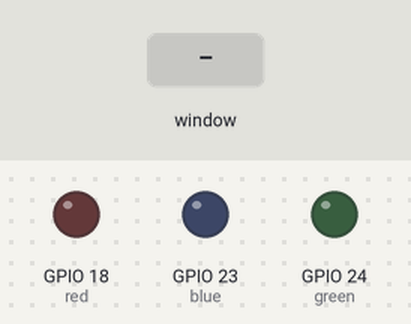
Bench run of a program on a simulated Raspberry Pi (BCM pin numbers). On the bench: output pins drawn as LEDs (lit = HIGH). The inputs (shaded band) are chosen by the test bench. The desktop window is not drawn, its controls go by their first labels and the mouse button is held 0.15 s. At 5.8 s the program stops and its outputs stay as they are.

Above: at 1.2 s.
1.3 s: control labelled "Red" in the window clicked
At 2.0 s:
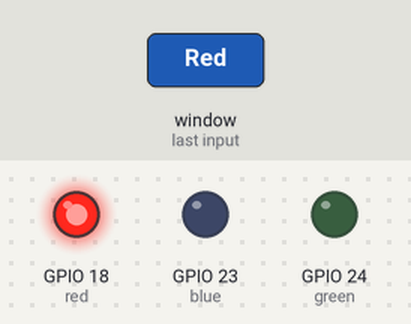
2.8 s: control labelled "Blue" in the window clicked
At 3.2 s:
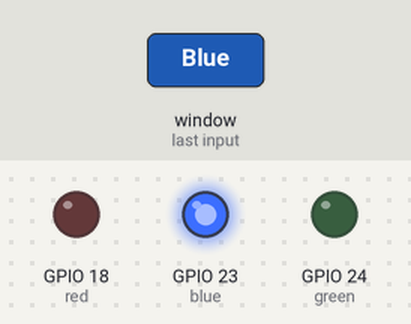
4.3 s: control labelled "Green" in the window clicked
At 5.5 s:
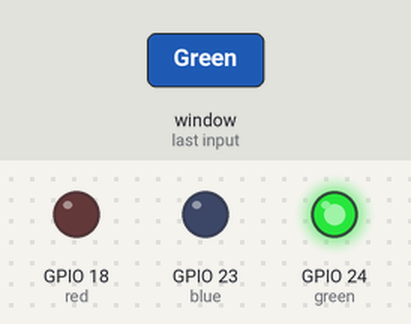
5.8 s: control labelled "Exit" in the window clicked
At 6.7 s:
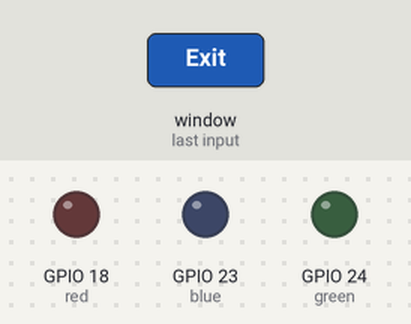
Timing chart, 0 to 7.3 s (numbered marks = the images above; inputs shaded):
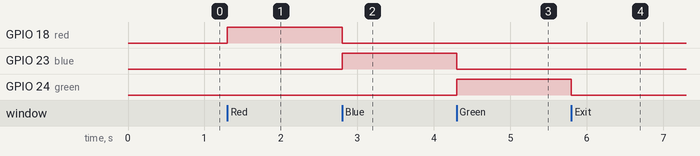

The program:

led.py
```python
from tkinter import *
import tkinter.font
from gpiozero import LED
import RPi.GPIO as GPIO

GPIO.setmode(GPIO.BCM)

red = LED(18)
blue = LED(23)
green = LED(24)

win = Tk()
win.title("Led GUI")
myFont = (tkinter.font.Font(family = 'Helvetica', size=20, weight="bold"))

def Red_LED():
    if red.is_lit:
        red.off()
        red_Button["text"] = "Red"
    else:
        red.on()
        blue.off()
        green.off()

def Blue_LED():
    if blue.is_lit:
        blue.off()
        blue_Button["text"] = "Blue"
    else:
        blue.on()
        red.off()
        green.off()

def Green_LED():
    if green.is_lit:
        green.off()
        green_Button["text"] = "Green"
    else:
        red.off()
        blue.off()
        green.on()

def complete():
    GPIO.cleanup()
    win.destroy()

red_Button= Button(win, text='Red', font= myFont, command= Red_LED, bg='red', height = 2, width= 25)
red_Button.grid(row=0, column=1)

blue_Button= Button(win, text='Blue', font= myFont, command= Blue_LED, bg='blue', height = 2, width= 25)
blue_Button.grid(row=1, column=1)

green_Button= Button(win, text='Green', font= myFont, command= Green_LED, bg='green', height = 2, width= 25)
green_Button.grid(row=2, column=1)

exit_Button= Button(win, text='Exit', font= myFont, command= complete, bg='white', height = 2, width= 25)
exit_Button.grid(row=3, column=1)

win.protocol("WM_DELETE_WINDOW", complete)
win.mainloop()
```

Measured:
- after the input at 1.3 s, GPIO 18 (red): LOW → HIGH at once
- after the input at 2.8 s, GPIO 18 (red): HIGH → LOW at once; GPIO 23 (blue): LOW → HIGH at once
- after the input at 4.3 s, GPIO 23 (blue): HIGH → LOW at once; GPIO 24 (green): LOW → HIGH at once
- after the input at 5.8 s, GPIO 24 (green): HIGH → LOW at once
